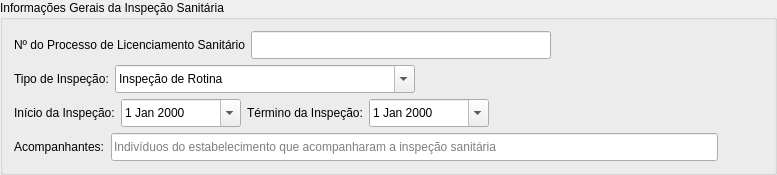
                <widget class="QGroupBox" name="informacoesInspecaoGroupBox">
                 <property name="minimumSize">
                  <size>
                   <width>777</width>
                   <height>0</height>
                  </size>
                 </property>
                 <property name="maximumSize">
                  <size>
                   <width>777</width>
                   <height>16777215</height>
                  </size>
                 </property>
                 <property name="title">
                  <string>Informações Gerais da Inspeção Sanitária</string>
                 </property>
                 <layout class="QVBoxLayout" name="verticalLayout_97">
                  <item>
                   <layout class="QHBoxLayout" name="horizontalLayout_163">
                    <property name="topMargin">
                     <number>0</number>
                    </property>
                    <item>
                     <widget class="QLabel" name="label_106">
                      <property name="text">
                       <string>Nº do Processo de Licenciamento Sanitário</string>
                      </property>
                     </widget>
                    </item>
                    <item>
                     <widget class="QLineEdit" name="numProcessoLicenciamentoLineEdit">
                      <property name="minimumSize">
                       <size>
                        <width>300</width>
                        <height>28</height>
                       </size>
                      </property>
                      <property name="maximumSize">
                       <size>
                        <width>300</width>
                        <height>28</height>
                       </size>
                      </property>
                     </widget>
                    </item>
                    <item>
                     <spacer name="horizontalSpacer_169">
                      <property name="orientation">
                       <enum>Qt::Horizontal</enum>
                      </property>
                      <property name="sizeHint" stdset="0">
                       <size>
                        <width>40</width>
                        <height>20</height>
                       </size>
                      </property>
                     </spacer>
                    </item>
                   </layout>
                  </item>
                  <item>
                   <layout class="QHBoxLayout" name="horizontalLayout_164">
                    <item>
                     <widget class="QLabel" name="label_107">
                      <property name="text">
                       <string>Tipo de Inspeção:</string>
                      </property>
                     </widget>
                    </item>
                    <item>
                     <widget class="QComboBox" name="tipoInspecaoComboBox">
                      <property name="minimumSize">
                       <size>
                        <width>300</width>
                        <height>28</height>
                       </size>
                      </property>
                      <property name="maximumSize">
                       <size>
                        <width>300</width>
                        <height>28</height>
                       </size>
                      </property>
                      <property name="editable">
                       <bool>true</bool>
                      </property>
                      <item>
                       <property name="text">
                        <string>Inspeção de Rotina</string>
                       </property>
                      </item>
                      <item>
                       <property name="text">
                        <string>Apuração de Denúncia</string>
                       </property>
                      </item>
                      <item>
                       <property name="text">
                        <string>Reinspeção</string>
                       </property>
                      </item>
                     </widget>
                    </item>
                    <item>
                     <spacer name="horizontalSpacer_170">
                      <property name="orientation">
                       <enum>Qt::Horizontal</enum>
                      </property>
                      <property name="sizeHint" stdset="0">
                       <size>
                        <width>40</width>
                        <height>20</height>
                       </size>
                      </property>
                     </spacer>
                    </item>
                   </layout>
                  </item>
                  <item>
                   <layout class="QHBoxLayout" name="horizontalLayout_165">
                    <item>
                     <widget class="QLabel" name="label_108">
                      <property name="text">
                       <string>Início da Inspeção:</string>
                      </property>
                     </widget>
                    </item>
                    <item>
                     <widget class="QDateEdit" name="dataInicioInspecaoDateEdit">
                      <property name="minimumSize">
                       <size>
                        <width>120</width>
                        <height>28</height>
                       </size>
                      </property>
                      <property name="maximumSize">
                       <size>
                        <width>120</width>
                        <height>28</height>
                       </size>
                      </property>
                      <property name="calendarPopup">
                       <bool>true</bool>
                      </property>
                     </widget>
                    </item>
                    <item>
                     <widget class="QLabel" name="label_109">
                      <property name="text">
                       <string>Término da Inspeção:</string>
                      </property>
                     </widget>
                    </item>
                    <item>
                     <widget class="QDateEdit" name="dataTerminoInspecaoDateEdit">
                      <property name="minimumSize">
                       <size>
                        <width>120</width>
                        <height>28</height>
                       </size>
                      </property>
                      <property name="maximumSize">
                       <size>
                        <width>120</width>
                        <height>28</height>
                       </size>
                      </property>
                      <property name="calendarPopup">
                       <bool>true</bool>
                      </property>
                     </widget>
                    </item>
                    <item>
                     <spacer name="horizontalSpacer_171">
                      <property name="orientation">
                       <enum>Qt::Horizontal</enum>
                      </property>
                      <property name="sizeHint" stdset="0">
                       <size>
                        <width>40</width>
                        <height>20</height>
                       </size>
                      </property>
                     </spacer>
                    </item>
                   </layout>
                  </item>
                  <item>
                   <layout class="QHBoxLayout" name="horizontalLayout_166">
                    <property name="topMargin">
                     <number>0</number>
                    </property>
                    <item>
                     <widget class="QLabel" name="label_110">
                      <property name="text">
                       <string>Acompanhantes:</string>
                      </property>
                     </widget>
                    </item>
                    <item>
                     <widget class="QLineEdit" name="acompanharamInspecaoLineEdit">
                      <property name="minimumSize">
                       <size>
                        <width>607</width>
                        <height>28</height>
                       </size>
                      </property>
                      <property name="maximumSize">
                       <size>
                        <width>607</width>
                        <height>28</height>
                       </size>
                      </property>
                      <property name="placeholderText">
                       <string>Indivíduos do estabelecimento que acompanharam a inspeção sanitária</string>
                      </property>
                     </widget>
                    </item>
                    <item>
                     <spacer name="horizontalSpacer_172">
                      <property name="orientation">
                       <enum>Qt::Horizontal</enum>
                      </property>
                      <property name="sizeHint" stdset="0">
                       <size>
                        <width>40</width>
                        <height>20</height>
                       </size>
                      </property>
                     </spacer>
                    </item>
                   </layout>
                  </item>
                 </layout>
                </widget>
